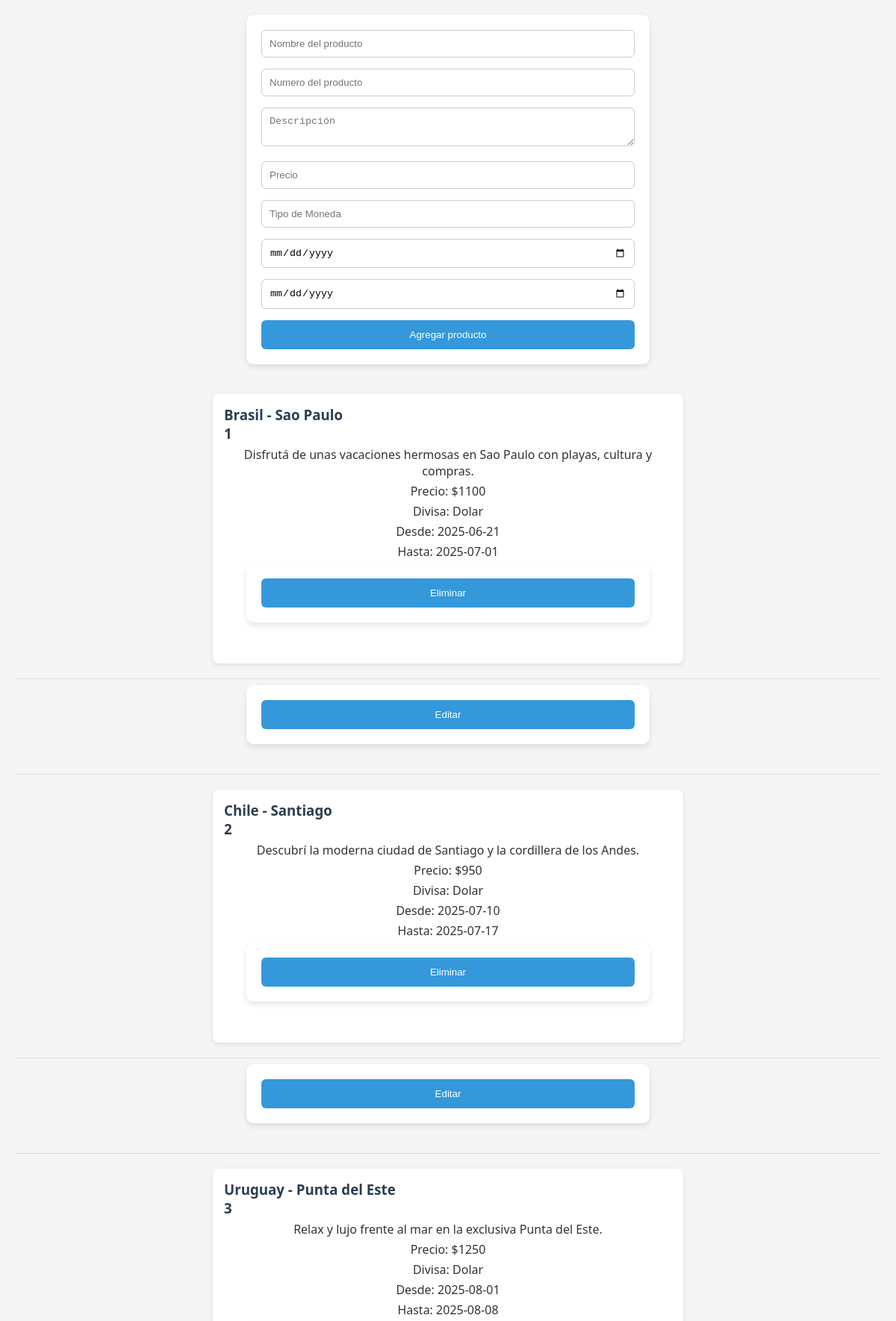
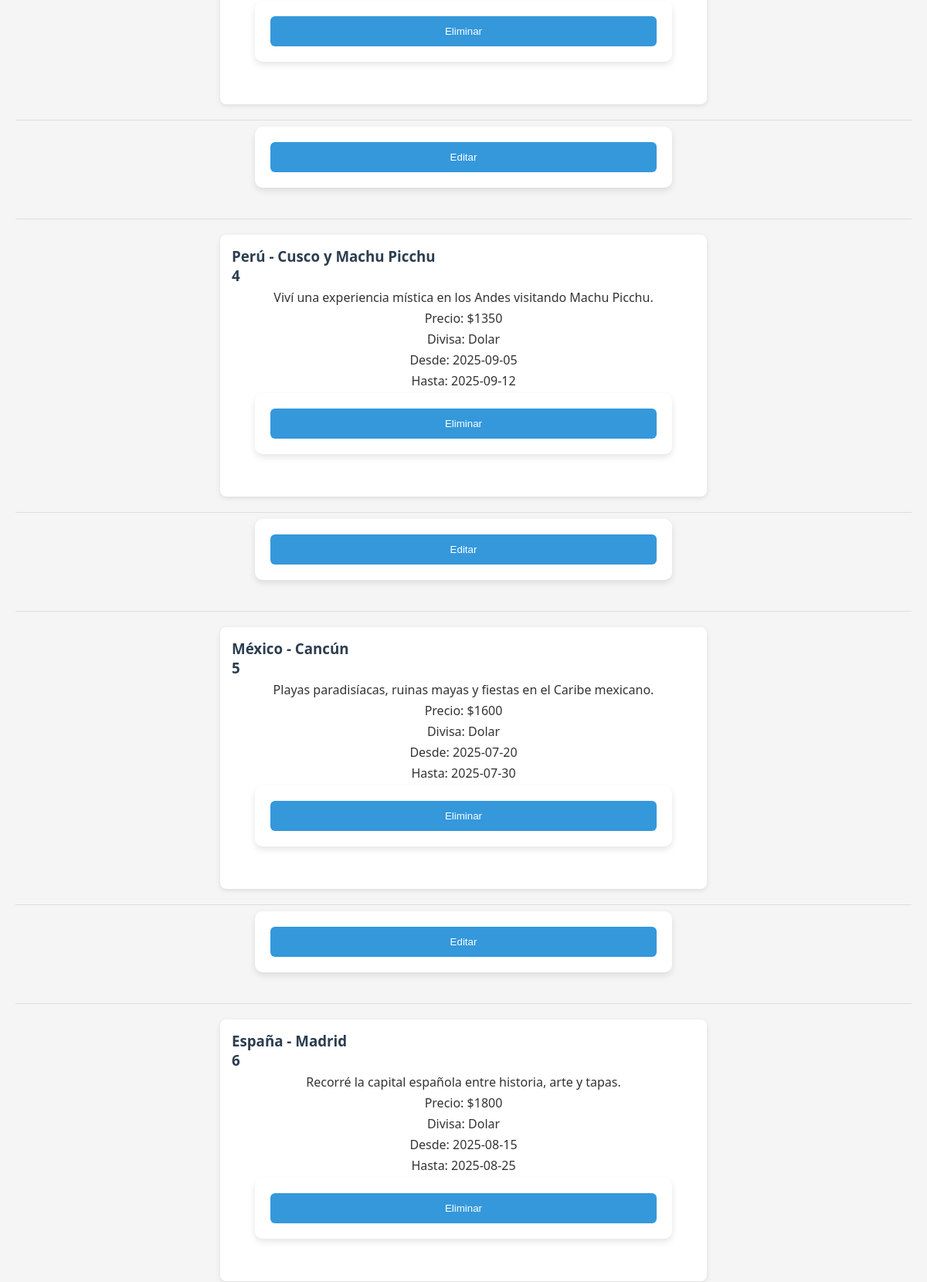
/paginaweb/jefe_producto.php (signed in, upper part), run on the app's committed database (2 pictures, top to bottom).
### tables this page shows
CREATE TABLE `producto` (
  `idproducto` int(11) NOT NULL,
  `nombre` varchar(255) NOT NULL,
  `codigo` varchar(255) NOT NULL,
  `descripcion` varchar(255) NOT NULL,
  `precio` int(11) NOT NULL,
  `moneda` text NOT NULL,
  `fechaida` date DEFAULT NULL,
  `fechavuelta` date DEFAULT NULL
);

### paginaweb/jefe_producto.php (the view, shortened to what this page needs)
<?php
include("includes/conDB.php");
?>
<!DOCTYPE html>
<html lang="es">
<head>
    <link rel="stylesheet" href="css/panel_jefe.css">
</head>
<body>
    <form method="post">
        <input type="text" name="nombre" placeholder="Nombre del producto" required><br>
        <input type="number" name="codigo" placeholder="Numero del producto" required><br>
        <textarea name="descripcion" placeholder="Descripción" required></textarea><br>
        <input type="number" name="precio" step="0.01" placeholder="Precio" required><br>
        <input type="text" name="moneda" placeholder="Tipo de Moneda" required><br>
        <input type="date" name="fechaida" placeholder="Fecha de Salida" required><br>
        <input type="date" name="fechavuelta" placeholder="Fecha de Vuelta" required><br>
        <input type="submit" name="agregar" value="Agregar producto">
    </form>
    <?php
$consulta = "SELECT * FROM producto";
$resultado = mysqli_query($conex, $consulta);
while ($row = mysqli_fetch_assoc($resultado)) {
    echo "<div>";
    echo "<h3>" . $row['nombre'] . "</h3>";
    echo "<h3>" . $row['codigo'] . "</h3>";
    echo "<p>" . $row['descripcion'] . "</p>";
    echo "<p>Precio: $" . $row['precio'] . "</p>";
    echo "<p>Divisa: " . $row['moneda'] . "</p>";
    echo "<p>Desde: " . $row['fechaida'] . "</p>";
    echo "<p>Hasta: " . $row['fechavuelta'] . "</p>";
    echo '<form method="post" action="eliminar_productos.php">';
    echo '<input type="submit" value="Eliminar">';
    echo '</form>';
    echo "</div><hr>";
    echo '<form method="get" action="editar_producto.php">';
    echo '<input type="submit" value="Editar">';
    echo '</form>';
    echo "</div><hr>";
}
?>
</body>
</html>

### paginaweb/css/panel_jefe.css (style rules this page uses)
body { font-family: 'Segoe UI', Tahoma, Geneva, Verdana, sans-serif; background: #f5f5f5; margin: 0; padding: 20px; color: #333; }
form { background: #fff; border-radius: 10px; padding: 20px; max-width: 500px; margin: 0 auto 40px auto; box-shadow: 0 4px 8px rgba(0, 0, 0, 0.1); }
form input[type="text"], form input[type="number"], form input[type="date"], form textarea { width: 100%; padding: 10px; margin-bottom: 15px; border: 1px solid #ccc; border-radius: 6px; box-sizing: border-box; }
form input[type="submit"], form button { background-color: #3498db; color: white; border: none; padding: 12px; cursor: pointer; border-radius: 6px; width: 100%; transition: background 0.3s; }
p { text-align: center; font-size: 16px; }
div { background: white; border-radius: 8px; padding: 15px; margin: 20px auto; max-width: 600px; box-shadow: 0 2px 6px rgba(0,0,0,0.1); }
div h3 { margin: 0; color: #2c3e50; }
div p { margin: 5px 0; }
hr { margin-top: 20px; border: none; border-top: 1px solid #ddd; }

### data on the page
producto: nombre "Brasil - Sao Paulo", codigo "1", descripcion "Disfrutá de unas vacaciones hermosas en Sao Paulo con playas, cultura y compras.", precio "1100", moneda "Dolar", fechaida "2025-06-21", fechavuelta "2025-07-01"
producto: nombre "Chile - Santiago", codigo "2", descripcion "Descubrí la moderna ciudad de Santiago y la cordillera de los Andes.", precio "950", moneda "Dolar", fechaida "2025-07-10", fechavuelta "2025-07-17"
producto: nombre "Uruguay - Punta del Este", codigo "3", descripcion "Relax y lujo frente al mar en la exclusiva Punta del Este.", precio "1250", moneda "Dolar", fechaida "2025-08-01", fechavuelta "2025-08-08"
producto: nombre "Perú - Cusco y Machu Picchu", codigo "4", descripcion "Viví una experiencia mística en los Andes visitando Machu Picchu.", precio "1350", moneda "Dolar", fechaida "2025-09-05", fechavuelta "2025-09-12"
producto: nombre "México - Cancún", codigo "5", descripcion "Playas paradisíacas, ruinas mayas y fiestas en el Caribe mexicano.", precio "1600", moneda "Dolar", fechaida "2025-07-20", fechavuelta "2025-07-30"
producto: nombre "España - Madrid", codigo "6", descripcion "Recorré la capital española entre historia, arte y tapas.", precio "1800", moneda "Dolar", fechaida "2025-08-15", fechavuelta "2025-08-25"
